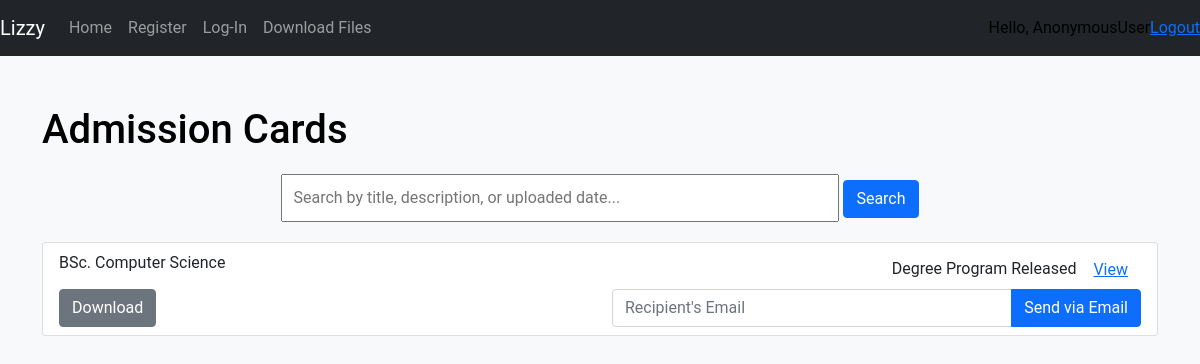
Screenshot of /admission_cards/ with the database file from the repository.
### task/models.py (models this page shows, shortened)
class AdmissionForms(models.Model):
    title = models.CharField(max_length=50, default="Untitled", null=True, blank=True)
    description = models.CharField(max_length=100, default="No description", null=True, blank=True)
    uploaded_date = models.DateField(null=True, default=timezone.now)
    email = models.ForeignKey(MyUser, on_delete=models.PROTECT)
    email_count = models.PositiveIntegerField(default=0)
    download_count = models.PositiveBigIntegerField(default=0)
    upload_card = models.FileField(upload_to="admission_forms/")

### task/views.py (the view)
# urls.py: path('admission_cards/', views.admission_cards, name='admission_cards'),
def admission_cards(request):
    admission_cards = AdmissionForms.objects.all()
    card_filter = AdmissionCardFilter(request.GET, queryset=admission_cards)
    admission_cards = card_filter.qs
    context = {
        'admission_cards': admission_cards,
        'card_filter': card_filter
    }
    return render(request, 'task/admission/admission_cards.html', context)

### task/templates/task/admission/admission_cards.html (shortened to what this page needs)
{% load static %}
<!DOCTYPE html>
<html lang="en">
<head>
  <link href="https://cdn.jsdelivr.net/npm/bootstrap@5.0.2/dist/css/bootstrap.min.css" rel="stylesheet">
  <link rel="stylesheet" href="{% static 'css/feed.css' %}">
</head>
<body>
  {% include 'task/navbar.html' %}
  <div class="container">
    <h1>Admission Cards</h1>
    <div class="search-bar">
      <form method="GET">
        <input type="text" name="title" placeholder="Search by title, description, or uploaded date...">
        <button type="submit" class="btn btn-primary">Search</button>
      </form>
    </div>
    <ul class="list-group mb-3" id="admissionCards">
      {% for file in admission_cards %}
      <li class="list-group-item">
        <div class="row file-info">
          <div class="col-md-6">
            <span class="file-title">{{ file.title }}</span>
          </div>
          <div class="col-md-6 text-end">
            <span class="file-description">{{ file.description }}</span>
            <a href="{% url 'view_file' file_type='admission' file_id=file.id %}" class="btn btn-link">View</a>
          </div>
        </div>
        <div class="row actions">
          <div class="col-md-6">
            <a href="{% url 'download_file' file_type='admission' file_id=file.id %}" class="btn btn-secondary" download>Download</a>
          </div>
          <div class="col-md-6 text-end">
            <form method="POST" action="{% url 'send_file' file_type='admission' file_id=file.id %}" class="d-inline">
              <div class="input-group">
                <input type="email" name="recipient_email" class="form-control" placeholder="Recipient's Email" required>
                <button type="submit" class="btn btn-primary">Send via Email</button>
              </div>
            </form>
          </div>
        </div>
      </li>
      {% empty %}
      <li class="list-group-item">No admission cards found.</li>
      {% endfor %}
    </ul>
  </div>
</body>
</html>

### static/css/feed.css (style rules this page uses)
body { color: #000; background: #f8f9fa; font-family: 'Roboto', sans-serif; }
.container { margin-top: 50px; }
.search-bar { margin: 20px 0; text-align: center; }
.search-bar input { width: 50%; padding: 10px; font-size: 16px; }

### rows the page displays
AdmissionForms: title "BSc. Computer Science", description "Degree Program Released"

### other values shown
{{ request.user }} "AnonymousUser"
